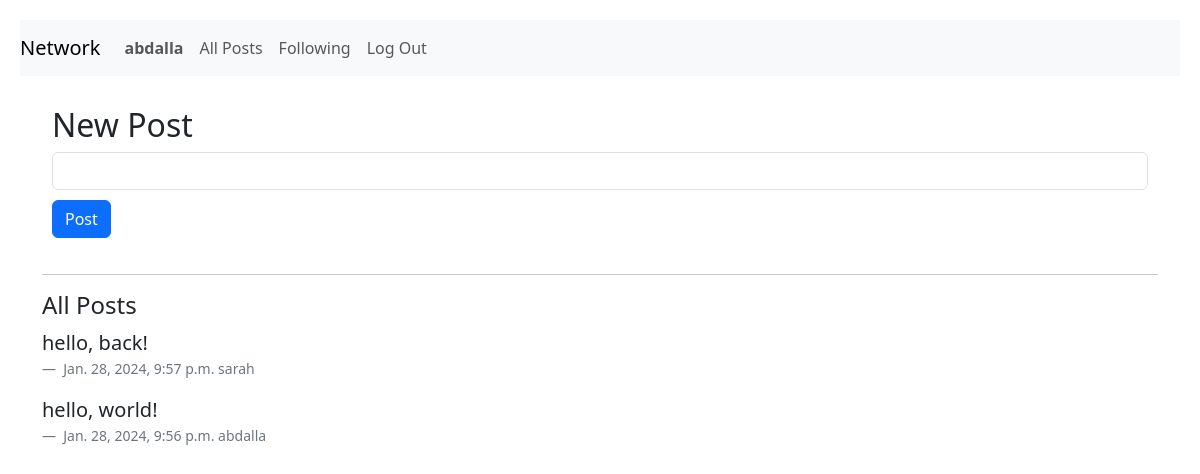
Page / (signed in) on the earlier database version.
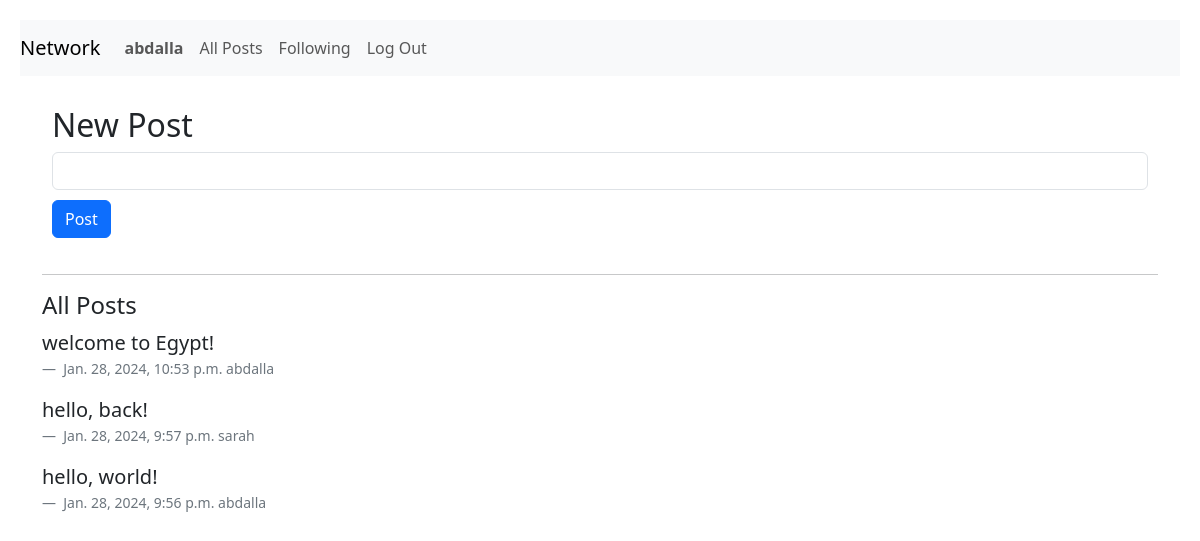
Same page on the later database version.
### network/models.py (models this page shows, shortened)
class TimeStampedModel(models.Model):
    created_at = models.DateTimeField(auto_now_add=True)
    updated_at = models.DateTimeField(auto_now=True)
    class Meta:
        abstract = True

class Post(TimeStampedModel):
    created = TimeStampedModel.created_at
    body = models.CharField(max_length=300)
    user = models.ForeignKey(settings.AUTH_USER_MODEL, on_delete=models.CASCADE, null=True)
    likes = models.IntegerField(blank=True)
    reactions = models.ManyToManyField(settings.AUTH_USER_MODEL, related_name="user_reactions", symmetrical=False)

class User(AbstractUser):
    pass

### network/views.py (the view)
# urls.py: path("", views.index, name="index"),
def index(request):
    posts = Post.objects.order_by("-created_at")
    return render(
        request,
        "network/index.html",
        {"posts": posts, "form": PostForm()},
    )

### network/forms.py
class PostForm(StylishForm):
    class Meta:
        model = Post
        fields = ["body"]
        widgets = {
            "owner": forms.HiddenInput(),
        }
        labels = {
            "body": " ",
        }

### network/templates/network/index.html (shortened to what this page needs)
{% extends "network/layout.html" %}
{% block body %}
{% if user.is_authenticated %}
<section id="form-section">
    <h2>New Post</h2>
    <form action="{% url 'post' %}" method="post">
        {% for field in form %}
        <div class="form-text">
            <div>{{ field }}</div>
        </div>
        {% endfor %}
        <input id="post-button" class="btn btn-primary" type="submit" value="Post" name="save">
    </form>
</section>
<hr class="hr weather-hr" />
<section id="posts-section">
    <h4>All Posts</h4>
    <div class="row card-body">
        {% for post in posts.all %}
        <div class="comment">
            <blockquote class="blockquote">
                {{ post.body | linebreaks }}
            </blockquote>
            <figcaption class="blockquote-footer">
                {{ post.created }}
                {{ post.user }}
            </figcaption>
            {% endfor %}
        </div>
    </div>
</section>
{% endif %}
{% endblock %}

Differences in the rows shown:
added Post: body "welcome to Egypt!", created "Jan. 28, 2024, 10:53 p.m.", user "abdalla"
